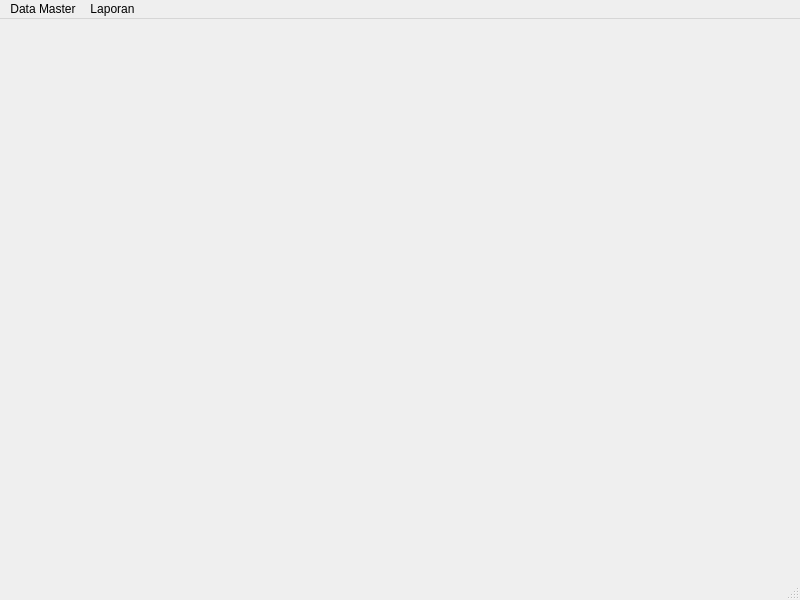
<?xml version="1.0" encoding="UTF-8"?>
<ui version="4.0">
 <class>MainWindow</class>
 <widget class="QMainWindow" name="MainWindow">
  <property name="geometry">
   <rect>
    <x>0</x>
    <y>0</y>
    <width>800</width>
    <height>600</height>
   </rect>
  </property>
  <property name="windowTitle">
   <string>MainWindow</string>
  </property>
  <widget class="QWidget" name="centralwidget"/>
  <widget class="QMenuBar" name="menubar">
   <property name="geometry">
    <rect>
     <x>0</x>
     <y>0</y>
     <width>800</width>
     <height>21</height>
    </rect>
   </property>
   <widget class="QMenu" name="menuData_Master">
    <property name="title">
     <string>Data Master</string>
    </property>
    <addaction name="actionSub_Tema"/>
    <addaction name="actionMateri"/>
    <addaction name="actionHyperlink"/>
    <addaction name="actionValidasi"/>
   </widget>
   <widget class="QMenu" name="menuLaporan">
    <property name="title">
     <string>Laporan</string>
    </property>
    <addaction name="actionCetak_PDF"/>
   </widget>
   <addaction name="menuData_Master"/>
   <addaction name="menuLaporan"/>
  </widget>
  <widget class="QStatusBar" name="statusbar"/>
  <action name="actionSub_Tema">
   <property name="text">
    <string>Sub Tema</string>
   </property>
  </action>
  <action name="actionMateri">
   <property name="text">
    <string>Materi Pembelajaran</string>
   </property>
  </action>
  <action name="actionHyperlink">
   <property name="text">
    <string>Resource Multimedia</string>
   </property>
  </action>
  <action name="actionValidasi">
   <property name="text">
    <string>Validasi Ahli</string>
   </property>
  </action>
  <action name="actionCetak_PDF">
   <property name="text">
    <string>Cetak PDF</string>
   </property>
  </action>
 </widget>
 <resources/>
 <connections/>
</ui>
